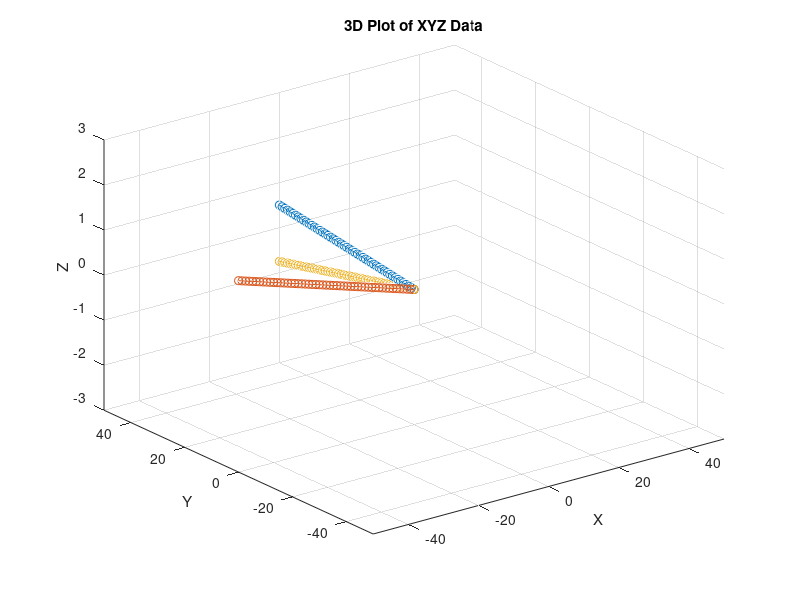

Recreate this plot in MATLAB.
% 力の成分
f1 = [0 1 0];
f2 = [-1 0 0];
f3 = [0 1 0];

% 位置ベクトル
l1 = [0.01 0.025 0];
l2 = [0.005 0.025 0];
l3 = [-0.015 0.03 0];

% モーメントの値を格納する箇所
moment_f1 = [];
moment_f2 = [];
moment_f3 = [];

for i = 0:100
    edit_f1 = i * f1;
    edit_f2 = i * f2;
    edit_f3 = i * f3;

    now_moment1 = cross(l1, edit_f1);
    now_moment2 = cross(l2, edit_f2);
    now_moment3 = cross(l3, edit_f3);

    wrench_f1 = [edit_f1(1) edit_f1(2) now_moment1(3)]
    wrench_f2 = [edit_f2(1) edit_f2(2) now_moment2(3)]
    wrench_f3 = [edit_f3(1) edit_f3(2) now_moment3(3)]

    moment_f1 = [moment_f1; wrench_f1];
    moment_f2 = [moment_f2; wrench_f2];
    moment_f3 = [moment_f3; wrench_f3];

end

x1 = moment_f1(:, 1);
y1 = moment_f1(:, 2);
z1 = moment_f1(:, 3);

x2 = moment_f2(:, 1);
y2 = moment_f2(:, 2);
z2 = moment_f2(:, 3);

x3 = moment_f3(:, 1);
y3 = moment_f3(:, 2);
z3 = moment_f3(:, 3);

data = [x1, y1, z1];
data2 = [x2, y2, z2];

data_test = cat(1, data, data2)

x_test = data_test(:, 1);
y_test = data_test(:, 2);
z_test = data_test(:, 3);

size(data_test)


% 3次元プロット
figure;  % 新しい図を開始
plot3(x1, y1, z1, 'o-');  % 'o-' は点をプロットし、それらを線で結ぶことを意味します

hold on;

plot3(x2, y2, z2, 'o-');
plot3(x3, y3, z3, 'o-');

grid on;  % グリッドを表示
xlabel('X');  % x軸のラベル
ylabel('Y');  % y軸のラベル
zlabel('Z');  % z軸のラベル

xlim([-50, 50])
ylim([-50, 50])
zlim([-3, 3])
title('3D Plot of XYZ Data');  % タイトル

hold off;